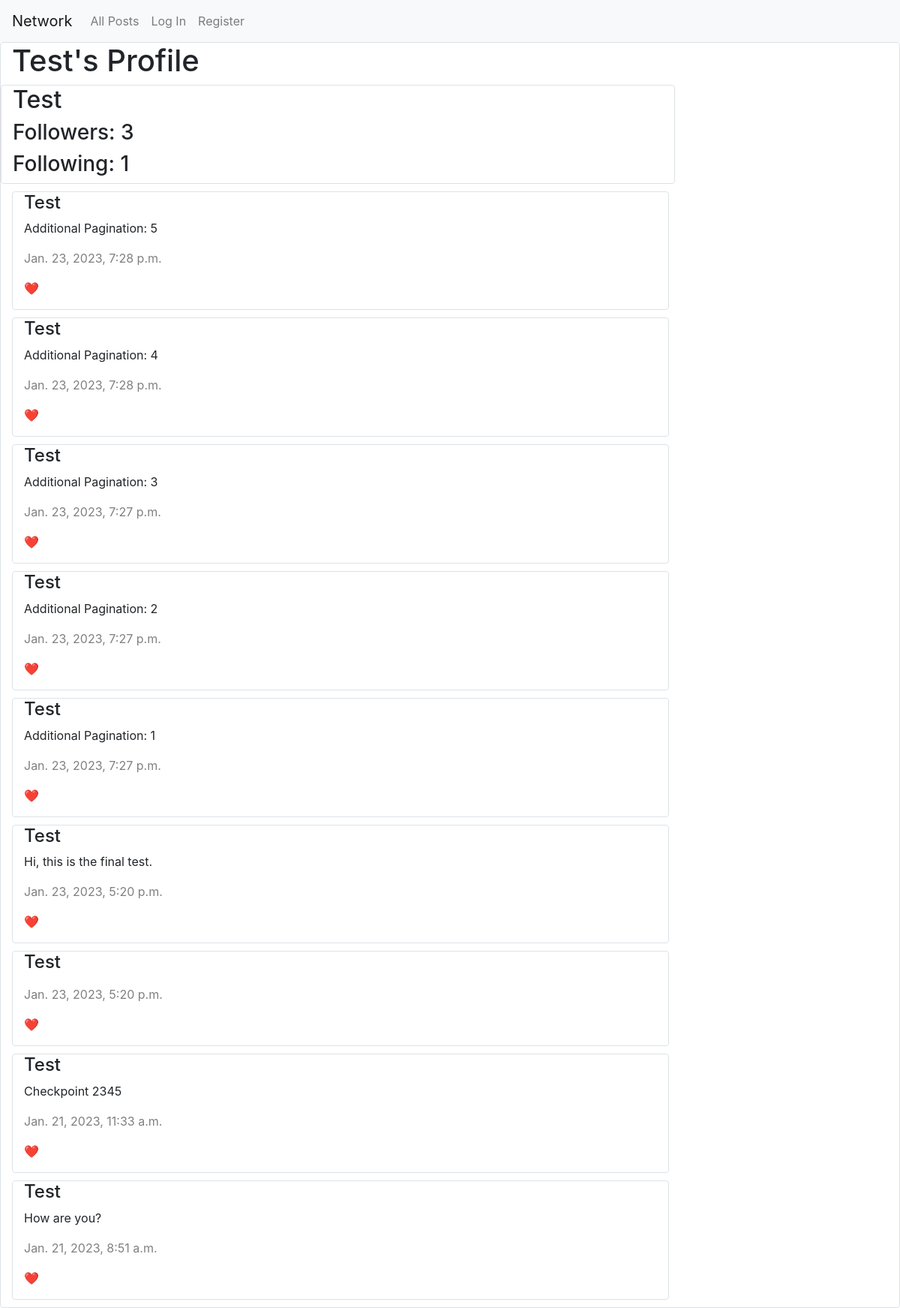
Page /profile/Test on the committed database.
### network/models.py (models this page shows, shortened)
class User(AbstractUser):
    followers = models.ManyToManyField("self", symmetrical=False, blank=True, related_name="user_followers")
    def followers_count(self):
        return self.followers.count()
    def following_count(self):
        return User.objects.filter(followers=self).count()

class Post(models.Model):
    user = models.ForeignKey(User, on_delete=models.CASCADE, related_name="user")
    post = models.TextField(blank=True)
    timestamp = models.DateTimeField(auto_now_add=True)
    likes = models.ManyToManyField(User, blank=True, related_name="likers")
    edited = models.BooleanField(default=False)
    class Meta:
        ordering = ['-timestamp']

### network/views.py (the view)
# urls.py: path("profile/<str:user_view>", views.user_page, name="profile"),
def user_page(request, user_view):
    user_details = User.objects.get(username=user_view)
    user_id = User.objects.get(username=user_view).id
    user_posts = Post.objects.filter(user=user_id)
    paginator = Paginator(user_posts, POST_PER_PAGE)
    page_number = request.GET.get('page')
    paginated_posts = paginator.get_page(page_number)
    if request.method == "POST":
        follow_choice = request.POST["follow"]
        if follow_choice == "follow":
            user_details.followers.add(request.user)
        elif follow_choice == "unfollow":
            user_details.followers.remove(request.user)
    if request.user in user_details.followers.all():
        follow_button = "Unfollow"
    else:
        follow_button = "Follow"
    user_followers_count = user_details.followers_count()
    user_following_count = user_details.following_count()
    return render(request, "network/profile.html", {
        "user_details": user_details,
        "followers_count": user_followers_count,
        "following_count": user_following_count,
        "posts": paginated_posts,
        "follow_button": follow_button
    })

### network/templates/network/profile.html (shortened to what this page needs)
{% extends "network/layout.html" %}
{% block body %}
    <h1>{{ user_details.username }}'s Profile</h1>
    <div class="row">
        <div class="col-md-9 border rounded">
            <h2>{{ user_details.username }}</h2>
            <h3>Followers: {{ followers_count }}</h3>
            <h3>Following: {{ following_count }}</h3>
        </div>
    </div>
    <div>
        {% for post in posts %}
        <div class="col-md-9 border rounded">
            <h4>{{ post.user }}</h4>
            <p>{{ post.post }}</p>
            <p class="post-time">{{ post.timestamp }}</p>
            <p>❤️</p>
        </div>
        {% endfor %}
    </div>
{% endblock %}

### network/static/network/styles.css (style rules this page uses)
.col-md-9 { margin-bottom: 10px; }
.post-time { color: grey; }

### rows in the picture
User: username "Test"
Post: user "Test", post "Additional Pagination: 5", timestamp "Jan. 23, 2023, 7:28 p.m."
Post: user "Test", post "Additional Pagination: 4", timestamp "Jan. 23, 2023, 7:28 p.m."
Post: user "Test", post "Additional Pagination: 3", timestamp "Jan. 23, 2023, 7:27 p.m."
Post: user "Test", post "Additional Pagination: 2", timestamp "Jan. 23, 2023, 7:27 p.m."
Post: user "Test", post "Additional Pagination: 1", timestamp "Jan. 23, 2023, 7:27 p.m."
Post: user "Test", post "Hi, this is the final test.", timestamp "Jan. 23, 2023, 5:20 p.m."
Post: user "Test", timestamp "Jan. 23, 2023, 5:20 p.m."
Post: user "Test", post "Checkpoint 2345", timestamp "Jan. 21, 2023, 11:33 a.m."
Post: user "Test", post "How are you?", timestamp "Jan. 21, 2023, 8:51 a.m."

### other values in the picture
{{ followers_count }} "3"
{{ following_count }} "1"
